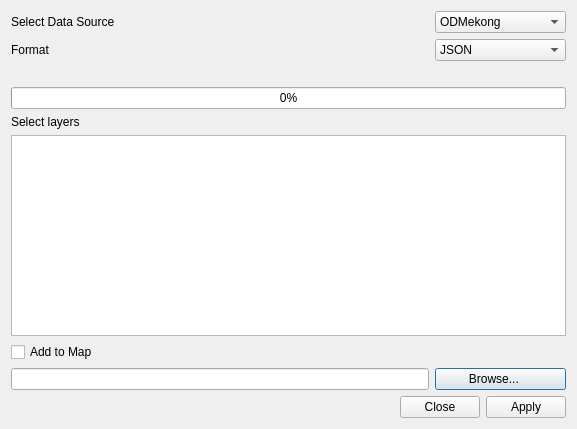
<?xml version="1.0" encoding="UTF-8"?>
<ui version="4.0">
 <class>hcmgis_opendevelopmentmekong_form</class>
 <widget class="QDialog" name="hcmgis_opendevelopmentmekong_form">
  <property name="windowModality">
   <enum>Qt::ApplicationModal</enum>
  </property>
  <property name="enabled">
   <bool>true</bool>
  </property>
  <property name="geometry">
   <rect>
    <x>0</x>
    <y>0</y>
    <width>577</width>
    <height>429</height>
   </rect>
  </property>
  <property name="mouseTracking">
   <bool>false</bool>
  </property>
  <property name="windowTitle">
   <string>OpenDevelopment Mekong DataHub</string>
  </property>
  <layout class="QVBoxLayout" name="verticalLayout">
   <item>
    <layout class="QGridLayout" name="gridLayout">
     <property name="sizeConstraint">
      <enum>QLayout::SetNoConstraint</enum>
     </property>
     <item row="0" column="1">
      <widget class="QComboBox" name="CboDataSource">
       <property name="minimumSize">
        <size>
         <width>131</width>
         <height>0</height>
        </size>
       </property>
       <property name="layoutDirection">
        <enum>Qt::LeftToRight</enum>
       </property>
       <item>
        <property name="text">
         <string>ODMekong</string>
        </property>
       </item>
       <item>
        <property name="text">
         <string>ODCambodia</string>
        </property>
       </item>
       <item>
        <property name="text">
         <string>ODLao</string>
        </property>
       </item>
       <item>
        <property name="text">
         <string>ODMyanmar</string>
        </property>
       </item>
       <item>
        <property name="text">
         <string>ODVietnam</string>
        </property>
       </item>
      </widget>
     </item>
     <item row="2" column="0" colspan="2">
      <widget class="QLabel" name="LblStatus">
       <property name="text">
        <string/>
       </property>
      </widget>
     </item>
     <item row="6" column="0">
      <widget class="QCheckBox" name="ChkAddtoMap">
       <property name="text">
        <string>Add to Map</string>
       </property>
      </widget>
     </item>
     <item row="4" column="0" colspan="2">
      <widget class="QLabel" name="LblSourceLayers">
       <property name="layoutDirection">
        <enum>Qt::LeftToRight</enum>
       </property>
       <property name="text">
        <string>Select layers</string>
       </property>
       <property name="alignment">
        <set>Qt::AlignLeading|Qt::AlignLeft|Qt::AlignVCenter</set>
       </property>
      </widget>
     </item>
     <item row="0" column="0">
      <widget class="QLabel" name="LblDataSource">
       <property name="text">
        <string>Select Data Source</string>
       </property>
      </widget>
     </item>
     <item row="7" column="0">
      <widget class="QLineEdit" name="LinOutputFolder">
       <property name="enabled">
        <bool>true</bool>
       </property>
       <property name="mouseTracking">
        <bool>true</bool>
       </property>
       <property name="focusPolicy">
        <enum>Qt::StrongFocus</enum>
       </property>
       <property name="acceptDrops">
        <bool>false</bool>
       </property>
       <property name="text">
        <string/>
       </property>
       <property name="readOnly">
        <bool>true</bool>
       </property>
      </widget>
     </item>
     <item row="5" column="0" colspan="2">
      <widget class="QListWidget" name="LsSourceLayers">
       <property name="selectionMode">
        <enum>QAbstractItemView::ExtendedSelection</enum>
       </property>
      </widget>
     </item>
     <item row="7" column="1">
      <widget class="QPushButton" name="BtnOutputFolder">
       <property name="enabled">
        <bool>true</bool>
       </property>
       <property name="font">
        <font>
         <weight>50</weight>
         <bold>false</bold>
        </font>
       </property>
       <property name="text">
        <string>Browse...    </string>
       </property>
      </widget>
     </item>
     <item row="3" column="0" colspan="2">
      <widget class="QProgressBar" name="ProgressBar">
       <property name="value">
        <number>0</number>
       </property>
      </widget>
     </item>
     <item row="1" column="0">
      <widget class="QLabel" name="LblFormat">
       <property name="text">
        <string>Format</string>
       </property>
      </widget>
     </item>
     <item row="1" column="1">
      <widget class="QComboBox" name="CboFormat">
       <item>
        <property name="text">
         <string>JSON</string>
        </property>
       </item>
       <item>
        <property name="text">
         <string>SHAPE-ZIP</string>
        </property>
       </item>
       <item>
        <property name="text">
         <string>KML</string>
        </property>
       </item>
       <item>
        <property name="text">
         <string>GML2</string>
        </property>
       </item>
       <item>
        <property name="text">
         <string>GML3</string>
        </property>
       </item>
      </widget>
     </item>
    </layout>
   </item>
   <item>
    <widget class="QDialogButtonBox" name="BtnApplyClose">
     <property name="orientation">
      <enum>Qt::Horizontal</enum>
     </property>
     <property name="standardButtons">
      <set>QDialogButtonBox::Apply|QDialogButtonBox::Close</set>
     </property>
    </widget>
   </item>
  </layout>
 </widget>
 <tabstops>
  <tabstop>BtnApplyClose</tabstop>
 </tabstops>
 <resources/>
 <connections>
  <connection>
   <sender>BtnApplyClose</sender>
   <signal>accepted()</signal>
   <receiver>hcmgis_opendevelopmentmekong_form</receiver>
   <slot>accept()</slot>
   <hints>
    <hint type="sourcelabel">
     <x>248</x>
     <y>254</y>
    </hint>
    <hint type="destinationlabel">
     <x>157</x>
     <y>274</y>
    </hint>
   </hints>
  </connection>
  <connection>
   <sender>BtnApplyClose</sender>
   <signal>rejected()</signal>
   <receiver>hcmgis_opendevelopmentmekong_form</receiver>
   <slot>reject()</slot>
   <hints>
    <hint type="sourcelabel">
     <x>316</x>
     <y>260</y>
    </hint>
    <hint type="destinationlabel">
     <x>286</x>
     <y>274</y>
    </hint>
   </hints>
  </connection>
 </connections>
</ui>
